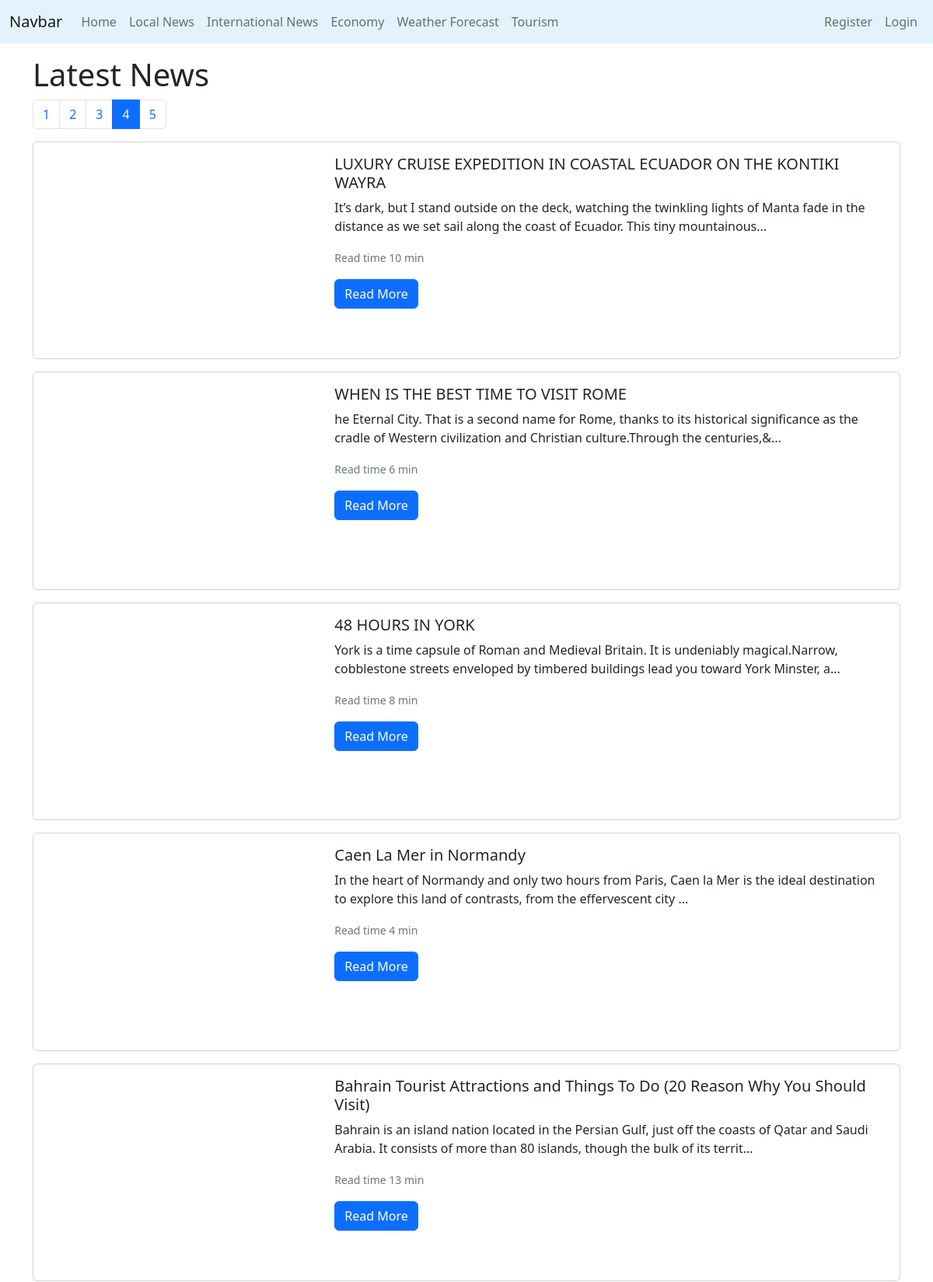
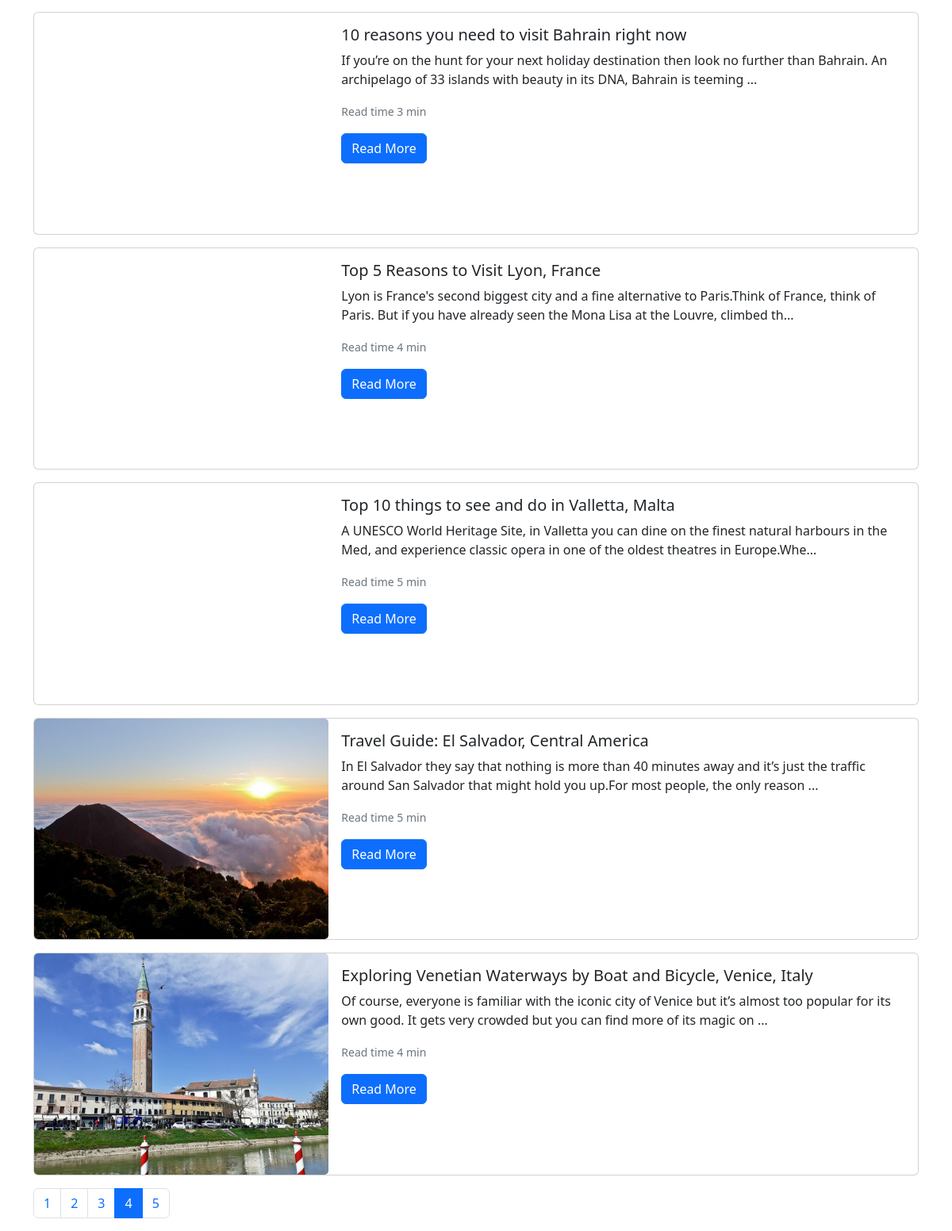
Screenshot of /displayNews/index.php?p=4 with the database file from the repository (2 pictures, top to bottom).
### tables this page shows
CREATE TABLE `Articles` (
  `articleId` int(20) NOT NULL,
  `title` varchar(250) NOT NULL,
  `content` longtext NOT NULL,
  `readTime` int(250) NOT NULL,
  `writtenBy` int(20) NOT NULL,
  `date` datetime NOT NULL,
  `category` varchar(50) NOT NULL,
  `published` tinyint(1) NOT NULL DEFAULT 0,
  `approved` tinyint(1) NOT NULL DEFAULT 0,
  `removed` tinyint(1) NOT NULL DEFAULT 0,
  `thumbnail` varchar(1000) DEFAULT NULL
);

### models/Article.php (called while the page is built, shortened)
<?php
class Article
{
    public static function __set_state(array $state): Article
    {
        $article = new Article(
            (int) $state['articleId'],
            $state['title'],
            $state['content'],
            (int) $state['readTime'],
            (int) $state['writtenBy'],
            $state['date'],
            $state['category'],
            (bool) $state['published'],
            (bool) $state['approved'],
            (bool) $state['removed'],
            $state['thumbnail']
        );
        return $article;
    }
    public function __construct(
        ?int $articleId,
        string $title,
        string $content,
        int $readTime,
        int $writtenBy,
        string $date,
        string $category,
        bool $published,
        bool $approved,
        bool $removed,
        ?string $thumbnail
    ) {
        $this->articleId = $articleId;
        $this->title = $title;
        $this->content = $content;
        $this->readTime = $readTime;
        $this->thumbnail = $thumbnail;
    }
    public static function get_published_articles(): Pagination
    {
        $pagination = new Pagination(10, 'select * from Articles where
                                   published = 1 and approved = 1
                                   order by date desc');
        return $pagination;
    }
}

### Database.php (called while the page is built, shortened)
<?php
class Database
{
    public static $instance = null;
    public $mysqli = null;
    private function __construct()
    {
        if ($this->mysqli == null) {
            $this->mysqli = new mysqli(DB_HOSTNAME, DB_USERNAME, DB_PASSWORD, DB_DATABASE);
            $this->mysqli->set_charset('utf8mb4');
        }
    }
    public static function getInstance(): self
    {
        if (self::$instance == null) {
            return new self();
        }
    }
    public function query(string $sql): object
    {
        $result = $this->mysqli->query($sql);
        return $result;
    }
}

### displayNews/index.php (the view, shortened to what this page needs)
<?php
$pagination = Article::get_published_articles();
$articles = $pagination->get_page(null, function ($row) {
  return Article::__set_state($row);
});
?>
<div class="container">
  <h1>Latest News</h1>
  <?= $pagination->pagination_controls() ?>
  <div class="row">
    <?php
    foreach ($articles as $article) {
      echo '
<div class="col-12 col-lg-12">
<div class="card mb-3">
  <div class="row g-0">
    <div class="col-md-4">
<div class="card-img ratio" style="background-image: url(' . $article->thumbnail . ')" role="img"></div>
    </div>
    <div class="col-12 col-md-8">
      <div class="card-body">
        <h5 class="card-title">' . $article->title . '</h5>
        <p class="card-text">' . substr(strip_tags($article->content), 0, 170) . '...</p>
        <p class="card-text"><small class="text-muted">Read time ' . $article->readTime . ' min</small></p>
        <a href="' . BASE_URL . '/displayNews/article.php?id=' . $article->articleId . '" class="btn btn-primary">Read More</a>
      </div>
    </div>
  </div>
</div>
</div>
        ';
    }
    ?>
  </div>
  <?= $pagination->pagination_controls() ?>
</div>

### css/site.css (style rules this page uses)
.card-img { background-repeat: no-repeat; background-size: cover; background-position-x: 50%; --bs-aspect-ratio: calc(3 / 4 * 100%); }

### rows the page displays
articles: title "LUXURY CRUISE EXPEDITION IN COASTAL ECUADOR ON THE KONTIKI WAYRA", content "It’s dark, but I stand outside on the deck, watching the twinkling lights of Manta fade in the distance as we set sail along the coast of Ecuador. This tiny mountainous", readTime "10"
articles: title "WHEN IS THE BEST TIME TO VISIT ROME", content "he Eternal City. That is a second name for Rome, thanks to its historical significance as the cradle of Western civilization and Christian culture.Through the centuries,&", readTime "6"
articles: title "48 HOURS IN YORK", content "York is a time capsule of Roman and Medieval Britain. It is undeniably magical.Narrow, cobblestone streets enveloped by timbered buildings lead you toward York Minster, a", readTime "8"
articles: title "Caen La Mer in Normandy", content "In the heart of Normandy and only two hours from Paris, Caen la Mer is the ideal destination to explore this land of contrasts, from the effervescent city", readTime "4"
articles: title "Bahrain Tourist Attractions and Things To Do (20 Reason Why You Should Visit)", content "Bahrain is an island nation located in the Persian Gulf, just off the coasts of Qatar and Saudi Arabia. It consists of more than 80 islands, though the bulk of its territ", readTime "13"
articles: title "10 reasons you need to visit Bahrain right now", content "If you’re on the hunt for your next holiday destination then look no further than Bahrain. An archipelago of 33 islands with beauty in its DNA, Bahrain is teeming", readTime "3"
articles: title "Top 5 Reasons to Visit Lyon, France", content "Lyon is France's second biggest city and a fine alternative to Paris.Think of France, think of Paris. But if you have already seen the Mona Lisa at the Louvre, climbed th", readTime "4"
articles: title "Top 10 things to see and do in Valletta, Malta", content "A UNESCO World Heritage Site, in Valletta you can dine on the finest natural harbours in the Med, and experience classic opera in one of the oldest theatres in Europe.Whe", readTime "5"
articles: thumbnail (picture), title "Travel Guide: El Salvador, Central America", content "In El Salvador they say that nothing is more than 40 minutes away and it’s just the traffic around San Salvador that might hold you up.For most people, the only reason", readTime "5"
articles: thumbnail (picture), title "Exploring Venetian Waterways by Boat and Bicycle, Venice, Italy", content "Of course, everyone is familiar with the iconic city of Venice but it’s almost too popular for its own good. It gets very crowded but you can find more of its magic on", readTime "4"
